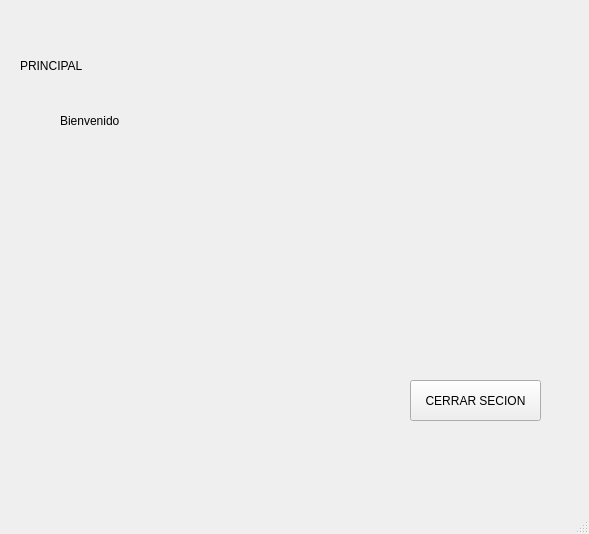
<?xml version="1.0" encoding="UTF-8"?>
<ui version="4.0">
 <class>pagina_principal</class>
 <widget class="QMainWindow" name="pagina_principal">
  <property name="geometry">
   <rect>
    <x>0</x>
    <y>0</y>
    <width>589</width>
    <height>534</height>
   </rect>
  </property>
  <property name="windowTitle">
   <string>pagina_principal</string>
  </property>
  <widget class="QWidget" name="centralwidget">
   <widget class="QLabel" name="label">
    <property name="geometry">
     <rect>
      <x>20</x>
      <y>10</y>
      <width>201</width>
      <height>111</height>
     </rect>
    </property>
    <property name="styleSheet">
     <string notr="true">font: 36pt &quot;Arial&quot;;</string>
    </property>
    <property name="text">
     <string>PRINCIPAL</string>
    </property>
   </widget>
   <widget class="QPushButton" name="cerrar_sesion">
    <property name="geometry">
     <rect>
      <x>410</x>
      <y>380</y>
      <width>131</width>
      <height>41</height>
     </rect>
    </property>
    <property name="styleSheet">
     <string notr="true">font: 13pt &quot;Academy Engraved LET&quot;;</string>
    </property>
    <property name="text">
     <string>CERRAR SECION</string>
    </property>
   </widget>
   <widget class="QLabel" name="label_2">
    <property name="geometry">
     <rect>
      <x>60</x>
      <y>110</y>
      <width>101</width>
      <height>21</height>
     </rect>
    </property>
    <property name="styleSheet">
     <string notr="true">font: 18pt &quot;Arial&quot;;</string>
    </property>
    <property name="text">
     <string>Bienvenido</string>
    </property>
   </widget>
  </widget>
  <widget class="QMenuBar" name="menubar">
   <property name="geometry">
    <rect>
     <x>0</x>
     <y>0</y>
     <width>589</width>
     <height>37</height>
    </rect>
   </property>
  </widget>
  <widget class="QStatusBar" name="statusbar"/>
 </widget>
 <resources/>
 <connections/>
</ui>
